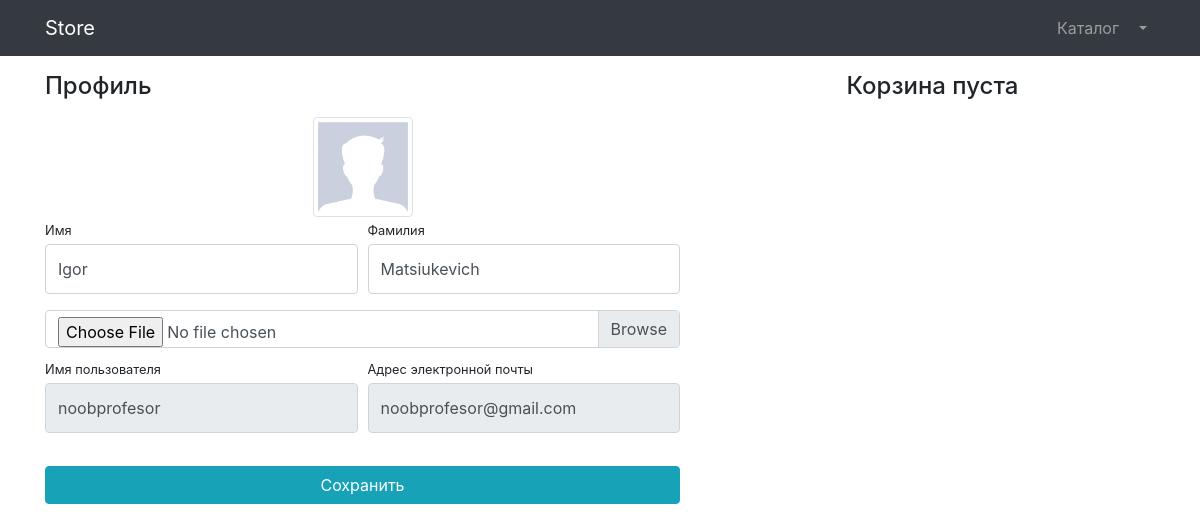
/users/profile/ (signed in), run on an earlier commit of the app's database.
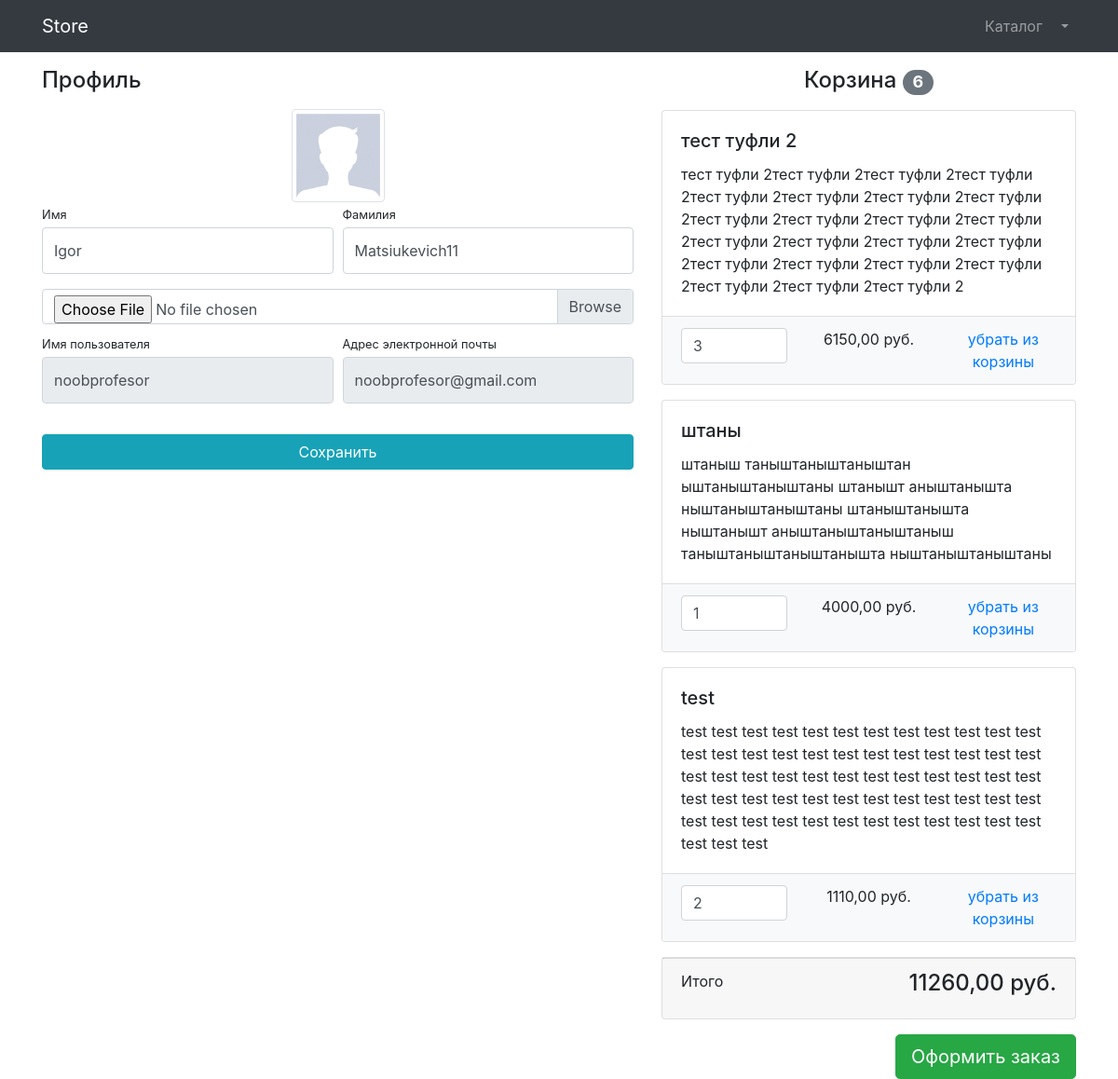
And on a later commit of the database.
### users/models.py (models this page shows)
class User(AbstractUser):
    image=models.ImageField(upload_to='profile_pictures',null=True,blank=True)

### products/models.py (models this page shows, shortened)
class Basket(models.Model):
    user = models.ForeignKey(to=User, on_delete=models.CASCADE)
    product=models.ForeignKey(to=Product,on_delete=models.CASCADE)
    quantity=models.PositiveBigIntegerField(default=0)
    created_timestamp=models.DateField(auto_now_add=True)
    objects = BasketQuerySet.as_manager()
    def sum(self):
        return self.product.price*self.quantity

class Product(models.Model):
    name=models.CharField(max_length=256, unique=True)
    description=models.TextField()
    price=models.DecimalField(max_digits=6,decimal_places=2)
    quantity=models.PositiveIntegerField(default=0)
    image=models.ImageField(null=True, upload_to='product_images')
    category=models.ForeignKey(to=ProductCategory, on_delete=models.CASCADE)

### users/views.py (the view)
# urls.py: path('profile/',profile,name='profile'),
@login_required
def profile(request):
    if request.method == 'POST':
        form = UserProfileForm(instance=request.user, data=request.POST, files=request.FILES)
        if form.is_valid():
            print("POST data:", request.POST)
            print("FILES data:", request.FILES)
            form.save()
            return HttpResponseRedirect(reverse('users:profile'))
        else:
            print('Form is not valid:', form.errors)
    else:
        form = UserProfileForm(instance=request.user)
        context = {
        'form': form,
        'title': 'Edit Profile',
        'baskets': Basket.objects.filter(user=request.user)
        }
    return render(request, 'users/profile.html', context)

### users/forms.py
class UserProfileForm(UserChangeForm):
    first_name=forms.CharField(widget=forms.TextInput(attrs={
        'class':'form-control py-4'
        }))
    last_name=forms.CharField(widget=forms.TextInput(attrs={
        'class':'form-control py-4'
        }))
    username=forms.CharField(widget=forms.TextInput(attrs={
        'class':'form-control py-4','readonly':True
        }))
    email=forms.CharField(widget=forms.EmailInput(attrs={
        'class':'form-control py-4','readonly':True
        }))
    image=forms.ImageField(widget=forms.FileInput(attrs={
        'class':'custom-file-label'
        }),required=False)
    class Meta:
        model = User
        fields = ['first_name','last_name','username','email','image']

### products/models.py (called while the page is built)
    def total_sum(self):
        return sum(basket.sum() for basket in self)

    def total_quantity(self):
        return sum(basket.quantity for basket in self)

### users/templates/users/profile.html (shortened to what this page needs)
{% extends 'products/base.html' %}
{% load static %}
{% block css %}
<link href="/static/vendor/bootstrap/css/bootstrap.min.css" rel="stylesheet">
<link href="/static/vendor/css/profile.css" rel="stylesheet">
{% endblock %}
{% block content%}
<div class="container">
    <div class="row">
        <div class="col-lg-7">
            <h4 class="mt-3 mb-3">Профиль</h4>
            <div class="col-lg-12 text-center">
                <img width="100" height="100"
                    src="{% if user.image %} {{ user.image.url }} {% else %}  /static/vendor/img/users/default_avatar.jpg  {% endif %}"
                    class="img-thumbnail">
            </div>
            <form action="{% url 'users:profile' %}" method="post" enctype="multipart/form-data">
                <div class="form-row">
                    <div class="col-lg-6">
                        <div class="form-group">
                            <label class="small mb-1" for="{{ form.first_name.id_for_label}}">Имя</label>
                            {{ form.first_name }}
                        </div>
                    </div>
                    <div class="col-lg-6">
                        <div class="form-group">
                            <label class="small mb-1" for="{{ form.last_name.id_for_label}}">Фамилия</label>
                            {{ form.last_name }}
                        </div>
                    </div>
                </div>
                <div class="form-row mb-2">
                    <div class="col-lg-12">
                        <div class="custom-file">
                            {{ form.image }}
                            <label class="small mb-1" for="{{ form.image.id_for_label}}">картинка</label>
                        </div>
                    </div>
                </div>
                <div class="form-row">
                    <div class="col-lg-6">
                        <label class="small mb-1" for="{{ form.username.id_for_label}}">Имя пользователя</label>
                        {{ form.username }}
                    </div>
                    <div class="col-lg-6">
                        <label class="small mb-1" for="{{ form.email.id_for_label}}">Адрес электронной
                            почты</label>
                        {{ form.email }}
                    </div>
                </div>
                <div class="form-row">
                    <div class="col-lg-12" style="margin-top: 33px;">
                        <input class="btn btn-info btn-block" type="submit" value="Сохранить">
                    </div>
                </div>
            </form>
        </div>
        <div class="col-lg-5">
            {% include 'products/baskets.html' %}
        </div>
    </div>
</div>
{% endblock %}

### products/templates/products/base.html (shortened to what this page needs)
{% load static %}
<!DOCTYPE html>
<html lang="en">
<head>
    <link href="/static/vendor/bootstrap/css/bootstrap.min.css" rel="stylesheet">
    {% block css %} {% endblock %}
</head>
<body>
    <nav class="navbar navbar-expand-lg navbar-dark bg-dark fixed-top">
        <div class="container">
            <a class="navbar-brand" href="{% url 'index' %}">Store</a>
            <div class="collapse navbar-collapse" id="navbarResponsive">
                <ul class="navbar-nav ml-auto">
                    <li class="nav-item">
                        <a class="nav-link" href="{% url 'index' %}">Каталог  </a>
                    </li>
                    {% if user.is_authenticated %}
                    <li class="nav-item dropdown">
                        <a class="nav-link dropdown-toggle" href="#" id="navbarDropdown" role="button"
                            data-bs-toggle="dropdown" aria-expanded="false">
                        </a>
                    </li>
                    {% else %}
                    <li class="nav-item">
                        <a class="nav-link" href="{% url 'users:login' %}">Войти <i class="fas fa-sign-in-alt"></i></a>
                    </li>
                    {% endif %}
                </ul>
            </div>
        </div>
    </nav>
    {% block content %} {% endblock %}
</body>
</html>

### products/templates/products/baskets.html (shortened to what this page needs)
{% if baskets %}
<h4 class="mt-3 mb-3 text-center">
    Корзина <span class="badge badge-secondary badge-pill">{{ baskets.total_quantity }}</span>
</h4>
{% for basket in baskets %}
<div class="card mb-3">
    <div class="card-body">
        <h5 class="card-title">{{ basket.product.name }}</h5>
        <p class="card-text">{{ basket.product.description }}</p>
    </div>
    <ul class="list-group list-group-flush">
        <li class="list-group-item bg-light">
            <div class="row text-center">
                <div class="col-lg-4">
                    <input name="basketID" type="number" class="form-control" value="{{ basket.quantity}}" min="0">
                </div>
                <div class="col-lg-4">{{ basket.sum }} руб.</div>
                <div class="col-lg-4">
                    <a href="{% url 'products:basket_remove' basket.id %}">
                        убрать из корзины
                    </a>
                </div>
            </div>
        </li>
    </ul>
</div>
{% endfor %}
<div class="card mb-3">
    <div class="card-footer">
        <p class="float-left">Итого</p>
        <h4 class="float-right">{{ baskets.total_sum }} руб.</h4>
    </div>
</div>
<a class="btn btn-success btn-lg float-right" href="../orders/order-create.html">
    Оформить заказ
</a>
{% else %}
<h4 class="mt-3 mb-3 text-center">
    Корзина пуста
</h4>
{% endif %}

What changed in the data, as far as the page shows it:
changed User "Igor": last_name "Matsiukevich" → "Matsiukevich11"
added Basket: total_quantity "6", product.name "тест туфли 2", product.description "тест туфли 2тест туфли 2тест туфли 2тест туфли 2тест туфли 2тест туфли 2тест туфли 2тест туфли 2тест туфли 2тест туфли 2тест туфли 2тест туфли 2тест туфли 2тест туфли 2тест туфли 2тест туфли 2тест туфли 2тест туфли 2тест туфли 2тест туфли 2тест туфли 2тест туфли 2тест туфли 2", basketID "3", sum "6150,00", total_sum "11260,00"
added Basket: product.name "штаны", product.description "штаныш таныштаныштаныштан ыштаныштаныштаны штанышт аныштанышта ныштаныштаныштаны штаныштанышта ныштанышт аныштаныштаныштаныш таныштаныштаныштанышта ныштаныштаныштаны", basketID "1", sum "4000,00"
added Basket: product.name "test", product.description "test test test test test test test test test test test test test test test test test test test test test test test test test test test test test test test test test test test test test test test test test test test test test test test test test test test test test test test test test test test test test test test", basketID "2", sum "1110,00"
Also different on the page:
text no longer shown: "Корзина пуста"
text now shown: "Корзина Итого руб. Оформить заказ"
